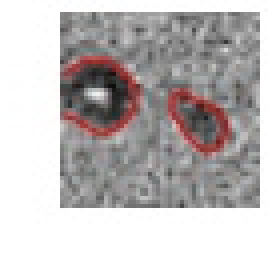
#> input picture Post_Processing/1_12.jpg, 67 x 65 px, found by its file name (shown 4 times larger); its folder holds only this picture in this run
$ jupyter execute --allow-errors Outline_a_particle.ipynb   (older library calls are emulated)
#> lines starting #> are read from the running program, lines starting #| are printed output that depends on the picture
## Imports

[cell 1]
import os
print(os.environ['PATH'])  # make sure the path is in the Particle-Detector directory

from scipy import ndimage as ndi

import matplotlib.pyplot as plt
from matplotlib.spines import Spine
from matplotlib.path import Path

from skimage.morphology import watershed, disk
from skimage.filters import rank
from skimage.util import img_as_ubyte

import numpy as np

import cv2

## Change the stuff in this cell to your project folder

[cell 2]
Base_address = "/home/matthew/Documents/COMP 496ML/"

## Check to see if all the folders required are made

[cell 3]
Observed_path = "Observed/"
Post_Processing_path = "Post_Processing/"
Segmented_Particle_path = "Segmented_Particle/"

Observed_dir = os.path.dirname(Base_address + Observed_path)
Post_Processing_dir = os.path.dirname(Base_address + Post_Processing_path)
Segmented_Particle_dir = os.path.dirname(Base_address + Segmented_Particle_path)

if not os.path.exists(Observed_dir):
    os.makedirs(Observed_dir)
    print("Making Observed file.")

if not os.path.exists(Post_Processing_dir):
    os.makedirs(Post_Processing_dir)
    print("Making Post_Processing file.")

if not os.path.exists(Segmented_Particle_dir):
    os.makedirs(Segmented_Particle_dir)
    print("Making Segmented_Particle file.")

## Read image to be processed from the Observed file

[cell 4]
## pull from Observed file
direc = Base_address + Observed_path

#> (the rest of this cell did not finish here and is left out)

## Modify files in Observed to a Threshhold using the Otsu algorithm

[cell 5]
gradient_data = []
np.set_printoptions(threshold=5)

#> (the rest of this cell did not finish here and is left out)

## Chanvese Processing

[cell 6]
# [9 lines left out: function showim, not called in this run]

[cell 7]
import numpy as np
import scipy.ndimage as nd
import matplotlib.pyplot as plt

count = 0
circled_data = []
eps = np.finfo(float).eps
max_its = 1000
figure_size = 32

phi_set = []


# [144 lines left out: functions chanvese, bwdist, show_curve_and_phi, im2double, not called in this run]


# Converts a mask to a SDF
def mask2phi(init_a):
    phi = bwdist(init_a) - bwdist(1 - init_a) + im2double(init_a) - 0.5
    return phi


# Compute curvature along SDF
# [88 lines left out: functions get_curvature, sussman, not called in this run]


def sussman_sign(D):
    return D / np.sqrt(D**2 + 1)


# Convergence Test
# [8 lines left out: function convergence, not called in this run]


#> (the rest of this cell did not finish here and is left out)

## Read images from the Post_Processing folder

[cell 8]
segmented_data = []

Segmentedpath = Base_address + "Post_Processing/"

Segmented = [f for f in os.listdir(Segmentedpath) if os.path.isfile(os.path.join(Segmentedpath, f))]

for Segment in Segmented:

    path = Segmentedpath + Segment
    particle = cv2.imread(path)
#> particle is the input picture: shape (65, 67, 3); mean B, G, R 183.8, 183.9, 188.6
    segmented_data.append(particle)

## Cut the white bounding boxes from mathplotlibs output

[cell 9]
counttop = 3
countright = 3
countleft = 17
countbottom = 15

toresize = []

for segmented in segmented_data:


    arr = segmented

    for i in range(counttop):
        arr = np.delete(arr, (0), axis=0 )

    for i in range(countright):
        arr = np.delete(arr, (arr.shape[1]-1), axis=1 )

    for i in range(countleft):
        arr = np.delete(arr, (0), axis=1 )

    for i in range(countbottom):
        arr = np.arr = np.delete(arr, (arr.shape[0]-1), axis=0 )


    toresize.append(arr)
#> this loop made 1 pass
#> after the loop, toresize = 1 item

## Resize file to 32, 32

[cell 10]
segmented = []

for resize in toresize:

    im = resize
    resize = cv2.resize(im, (32,32))

    segmented.append(resize)
#> this loop made 1 pass
#> pass 1, `im = resize`:
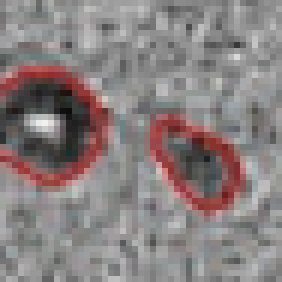
#> im: shape (47, 47, 3) (shown 6 times larger); mean of channels 0, 1, 2 128.2, 128.3, 137.3; drawn as B, G, R
#> pass 1, `resize = cv2.resize(im, (32,32))`:
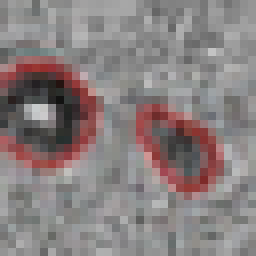
#> resize: shape (32, 32, 3) (shown 8 times larger); mean of channels 0, 1, 2 127.6, 127.6, 136.7; drawn as B, G, R
#> after the loop, segmented = 1 item

$ run again, on Post_Processing/2_14.jpg
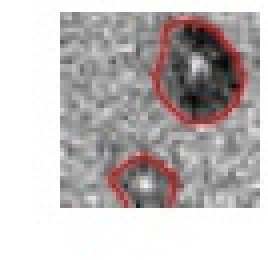
#> input picture Post_Processing/2_14.jpg, 67 x 65 px, found by its file name (shown 4 times larger)
#> particle is the input picture: shape (65, 67, 3); mean B, G, R 187.3, 187.4, 193.1
#> the loop `for segmented in segmented_data:  ` made 1 pass
#> after the loop `for segmented in segmented_data:`: toresize = 1 item
#> the loop `for resize in toresize: ` made 1 pass
#> pass 1, `im = resize`:
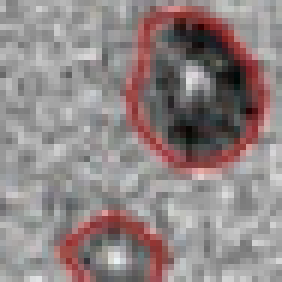
#> im: shape (47, 47, 3) (shown 6 times larger); mean of channels 0, 1, 2 133.2, 133.3, 144.2; drawn as B, G, R
#> pass 1, `resize = cv2.resize(im, (32,32))`:
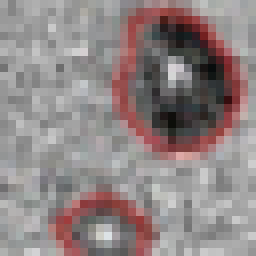
#> resize: shape (32, 32, 3) (shown 8 times larger); mean of channels 0, 1, 2 133.2, 133.3, 144.2; drawn as B, G, R

$ run again, on Post_Processing/2_17.jpg
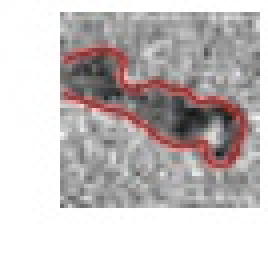
#> input picture Post_Processing/2_17.jpg, 67 x 65 px, found by its file name (shown 4 times larger)
#> particle is the input picture: shape (65, 67, 3); mean B, G, R 191, 191, 197.1
#> the loop `for segmented in segmented_data:  ` made 1 pass
#> after the loop `for segmented in segmented_data:`: toresize = 1 item
#> the loop `for resize in toresize: ` made 1 pass
#> pass 1, `im = resize`:
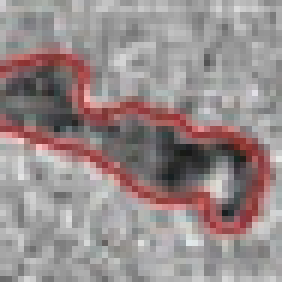
#> im: shape (47, 47, 3) (shown 6 times larger); mean of channels 0, 1, 2 139.7, 139.7, 151.5; drawn as B, G, R
#> pass 1, `resize = cv2.resize(im, (32,32))`:
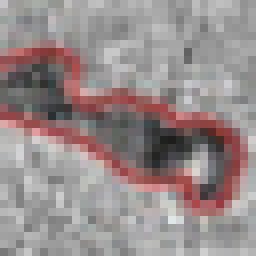
#> resize: shape (32, 32, 3) (shown 8 times larger); mean of channels 0, 1, 2 139.3, 139.4, 151.3; drawn as B, G, R

$ run again, on Post_Processing/2_3.jpg
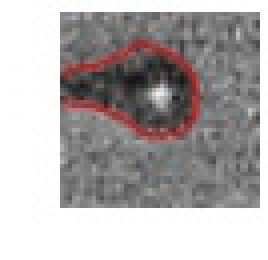
#> input picture Post_Processing/2_3.jpg, 67 x 65 px, found by its file name (shown 4 times larger)
#> particle is the input picture: shape (65, 67, 3); mean B, G, R 173.3, 173.2, 177.6
#> the loop `for segmented in segmented_data:  ` made 1 pass
#> after the loop `for segmented in segmented_data:`: toresize = 1 item
#> the loop `for resize in toresize: ` made 1 pass
#> pass 1, `im = resize`:
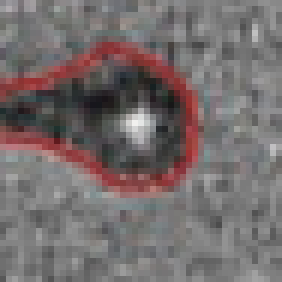
#> im: shape (47, 47, 3) (shown 6 times larger); mean of channels 0, 1, 2 108.7, 108.6, 117; drawn as B, G, R
#> pass 1, `resize = cv2.resize(im, (32,32))`:
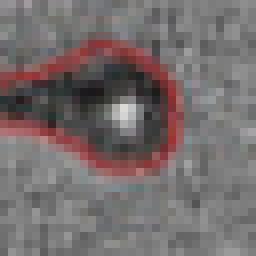
#> resize: shape (32, 32, 3) (shown 8 times larger); mean of channels 0, 1, 2 108.5, 108.4, 116.7; drawn as B, G, R

$ run again, on Post_Processing/1_14.jpg
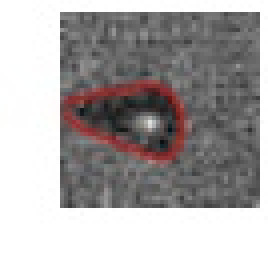
#> input picture Post_Processing/1_14.jpg, 67 x 65 px, found by its file name (shown 4 times larger)
#> particle is the input picture: shape (65, 67, 3); mean B, G, R 164.7, 164.7, 168.6
#> the loop `for segmented in segmented_data:  ` made 1 pass
#> after the loop `for segmented in segmented_data:`: toresize = 1 item
#> the loop `for resize in toresize: ` made 1 pass
#> pass 1, `im = resize`:
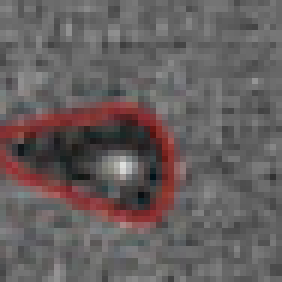
#> im: shape (47, 47, 3) (shown 6 times larger); mean of channels 0, 1, 2 94.3, 94.3, 101.8; drawn as B, G, R
#> pass 1, `resize = cv2.resize(im, (32,32))`:
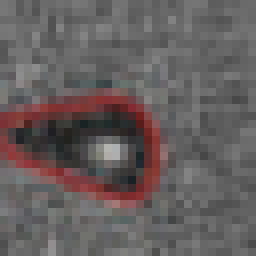
#> resize: shape (32, 32, 3) (shown 8 times larger); mean of channels 0, 1, 2 93.9, 94, 101.3; drawn as B, G, R
